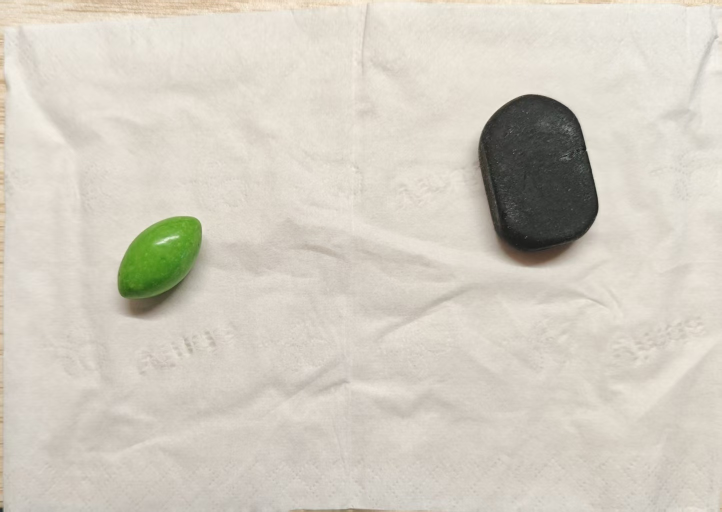
#> input picture data/raw/s01_landscape_1444x1024_977db1c8be.jpg, 1444 x 1024 px (shown at 1/2 size)
$ python -i core.py   (imports and definitions only)
#> lines starting #> are read from the running program, lines starting #| are printed output that depends on the picture; after the words box and inside, x2 and y2 are one past the last pixel; in counts of white or black regions, pixels touching at a corner belong together
#> further down, picture is the input picture: shape (1024, 1444, 3); mean B, G, R 193.6, 205.2, 210.8
"""Core algorithm: segmentation -> contours -> PCA -> parallel-jaw gripper.

Date: 2026-11-12

Coordinate convention (the classic trap, see Peter's tip):
    * NumPy arrays are indexed (row, col) == (y, x)
    * OpenCV drawing / contour functions use (x, y)
All points inside this module are kept in (x, y) order. The single place where
(row, col) is converted to (x, y) is `mask_to_xy`.
"""
from __future__ import annotations

from dataclasses import dataclass, field
from typing import List, Optional, Sequence, Tuple

import cv2
import numpy as np


# --------------------------------------------------------------------------- #
# Data structure
# --------------------------------------------------------------------------- #
@dataclass
class ObjectPose:
    """Pose of one object in the image (all in pixel units, (x, y) order)."""

    center: np.ndarray            # (2,) centroid
    long_axis: np.ndarray         # (2,) unit vector of 1st principal component
    short_axis: np.ndarray        # (2,) unit vector of 2nd principal component
    long_len: float               # extent of the object along the long axis
    short_len: float              # extent of the object along the short axis
    angle_deg: float              # long-axis angle, image coords, in (-90, 90]
    area: float                   # pixel count of the object
    mask: np.ndarray = field(repr=False, default=None)  # bool (H, W)
    # optional detector info (filled by the YOLO backend)
    label: Optional[str] = None                         # class name, e.g. "mouse"
    conf: Optional[float] = None                        # detection confidence 0-1
    box: Optional[Tuple[int, int, int, int]] = None     # (x1, y1, x2, y2)

    # [12 lines left out: function as_dict, not called in this run]


# --------------------------------------------------------------------------- #
# Step 1: segmentation (grayscale + colour thresholding)
# --------------------------------------------------------------------------- #
def segment_gray(img_bgr: np.ndarray, thresh: Optional[int] = None,
                 invert: Optional[bool] = None) -> np.ndarray:
    """Grayscale threshold. `thresh=None` -> Otsu.

    `invert=None` -> automatic: the object is assumed to be the *minority*
    class, so we flip the mask if more than half of the image is foreground.
    Returns a uint8 mask (0 / 255).
    """
    gray = cv2.cvtColor(img_bgr, cv2.COLOR_BGR2GRAY)
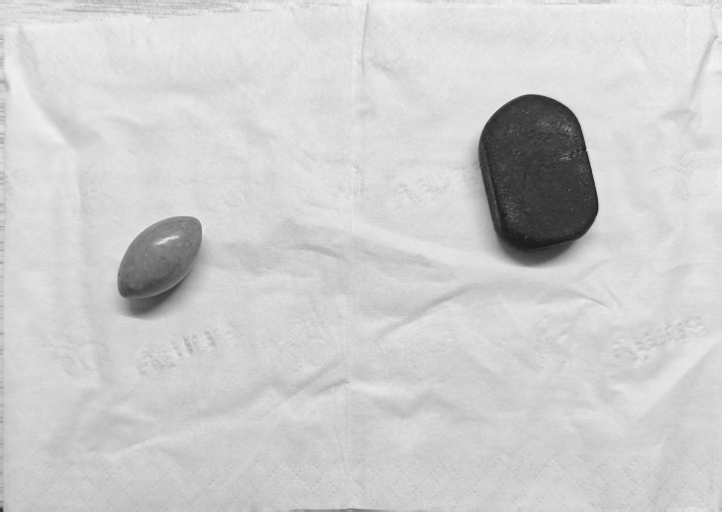
#> gray: shape (1024, 1444) (shown at 1/2 size); min 19, max 246, mean 205.4
    gray = cv2.GaussianBlur(gray, (5, 5), 0)
    if thresh is None:
        _, mask = cv2.threshold(gray, 0, 255, cv2.THRESH_BINARY + cv2.THRESH_OTSU)
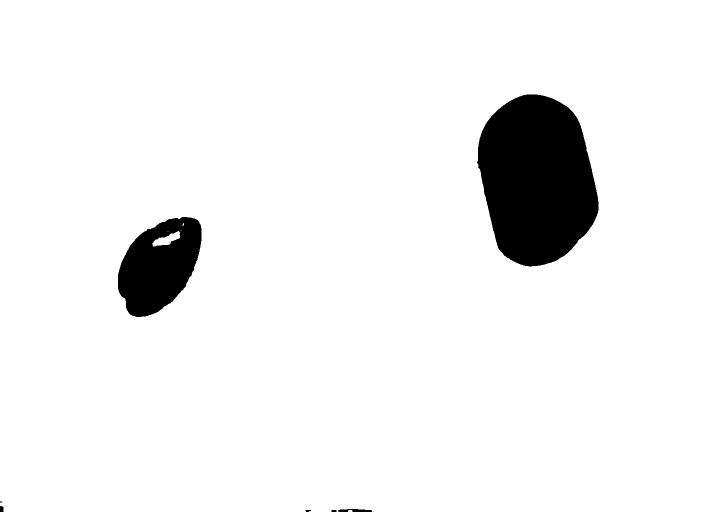
#> mask: shape (1024, 1444) (shown at 1/2 size); 94.2% white; 9 black regions (3 under 20 px), largest, box (x1, y1, x2, y2) and area: (954, 189, 1197, 533) 63442, (236, 434, 403, 634) 22421, (676, 1018, 744, 1024) 304, (0, 1012, 7, 1024) 79, (663, 1020, 673, 1024) 40, (611, 1020, 622, 1024) 35
    else:
        _, mask = cv2.threshold(gray, thresh, 255, cv2.THRESH_BINARY)
    if invert is None:
        invert = (mask > 0).mean() > 0.5
#> invert = True
    return cv2.bitwise_not(mask) if invert else mask
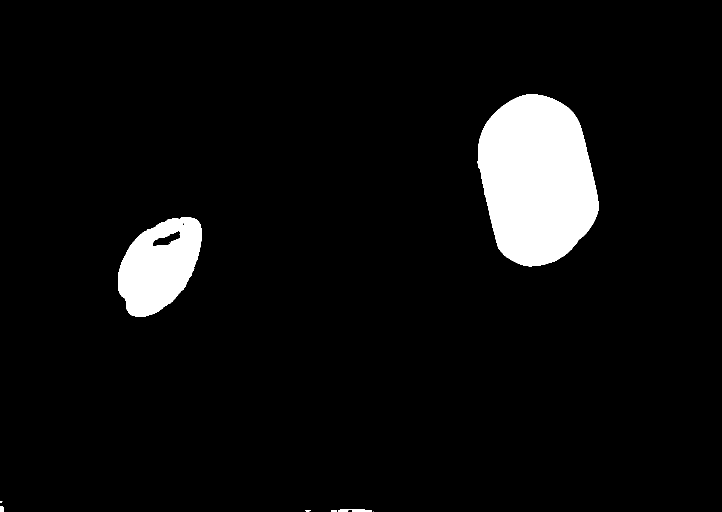
#> returned value: shape (1024, 1444) (shown at 1/2 size); 5.8% white; 9 white regions (3 under 20 px), largest, box (x1, y1, x2, y2) and area: (954, 189, 1197, 533) 63442, (236, 434, 403, 634) 22421, (676, 1018, 744, 1024) 304, (0, 1012, 7, 1024) 79, (663, 1020, 673, 1024) 40, (611, 1020, 622, 1024) 35


# [59 lines left out: functions segment_color, estimate_background, segment_background, not called in this run]


def fill_holes(mask: np.ndarray) -> np.ndarray:
    """Fill interior holes (e.g. the white logo / face on an object)."""
    cnts, _ = cv2.findContours(mask, cv2.RETR_EXTERNAL, cv2.CHAIN_APPROX_SIMPLE)
    out = np.zeros_like(mask)
    cv2.drawContours(out, cnts, -1, 255, thickness=cv2.FILLED)
    return out


def clean_mask(mask: np.ndarray, kernel_size: int = 5,
               close_size: Optional[int] = None) -> np.ndarray:
    """Morphological open (remove specks) then close (fill gaps / notches)."""
#> called with kernel_size = 5, close_size = 5
    close_size = close_size or kernel_size
    ko = cv2.getStructuringElement(cv2.MORPH_ELLIPSE, (kernel_size, kernel_size))
    kc = cv2.getStructuringElement(cv2.MORPH_ELLIPSE, (close_size, close_size))
    mask = cv2.morphologyEx(mask, cv2.MORPH_OPEN, ko)
#> mask: shape (1024, 1444); 5.8% white; 7 white regions, largest, box (x1, y1, x2, y2) and area: (955, 189, 1197, 533) 63437, (236, 434, 403, 634) 22408, (705, 1018, 744, 1024) 188
    return cv2.morphologyEx(mask, cv2.MORPH_CLOSE, kc)
#> returned value: shape (1024, 1444); 5.8% white; 6 white regions
#> in fill_holes, `cnts, _ = cv2.findContours(mask, cv2.RETR_EXTERNAL, cv2.CHAIN_APPROX_S..`: cnts = 6 contours, 1 with area under 20; largest, box (x1, y1, x2, y2) and area: (955, 189, 1197, 533) 63010, (236, 434, 403, 634) 22982, (705, 1018, 744, 1024) 146, (663, 1019, 696, 1024) 98, (0, 1012, 7, 1024) 62
#> in fill_holes, `cv2.drawContours(out, cnts, -1, 255, thickness=cv2.FILLED)`: out: shape (1024, 1444); 5.9% white; 6 white regions


# --------------------------------------------------------------------------- #
# Step 2: split into objects with cv2.findContours
# --------------------------------------------------------------------------- #
def split_objects(mask: np.ndarray, min_area: int = 500,
                  drop_border: bool = False, hull: bool = False) -> List[np.ndarray]:
    """Return one boolean mask per external contour with area >= min_area.

    drop_border=True discards blobs touching the image border (usually
    vignetting / table-edge artefacts rather than whole objects).
    hull=True replaces each blob by its convex hull (fills notches caused by
    highlights / logos on convex objects such as a mouse).
    """
#> called with min_area = 500, drop_border = False, hull = False
    contours, _ = cv2.findContours(mask, cv2.RETR_EXTERNAL, cv2.CHAIN_APPROX_SIMPLE)
#> contours has the same summary as cnts in fill_holes
    h, w = mask.shape[:2]
#> h = 1024; w = 1444
    out = []
    for c in contours:
        if cv2.contourArea(c) < min_area:
            continue
        if drop_border:
            x, y, bw, bh = cv2.boundingRect(c)
            if x <= 0 or y <= 0 or x + bw >= w or y + bh >= h:
                continue
        if hull:
            c = cv2.convexHull(c)
        single = np.zeros(mask.shape, np.uint8)
        cv2.drawContours(single, [c], -1, 255, thickness=cv2.FILLED)
        out.append(single > 0)
#> this loop made 6 passes
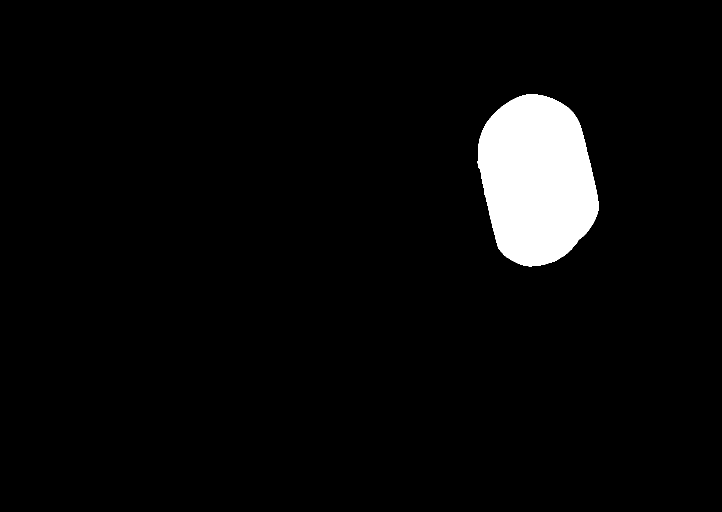
#> single: shape (1024, 1444) (shown at 1/2 size); 4.3% white; 1 white region, box (x1, y1, x2, y2) and area: (955, 189, 1197, 533) 63437
#> after the loop, out = 2 items
    # sort left-to-right so object ids are stable between runs
    out.sort(key=lambda m: np.nonzero(m)[1].mean())
    return out


# --------------------------------------------------------------------------- #
# Step 3: PCA
# --------------------------------------------------------------------------- #
def mask_to_xy(mask: np.ndarray) -> np.ndarray:
    """Boolean mask -> (N, 2) array of (x, y).

    np.nonzero returns (row, col) = (y, x); we swap here, once and for all.
    """
    rows, cols = np.nonzero(mask)
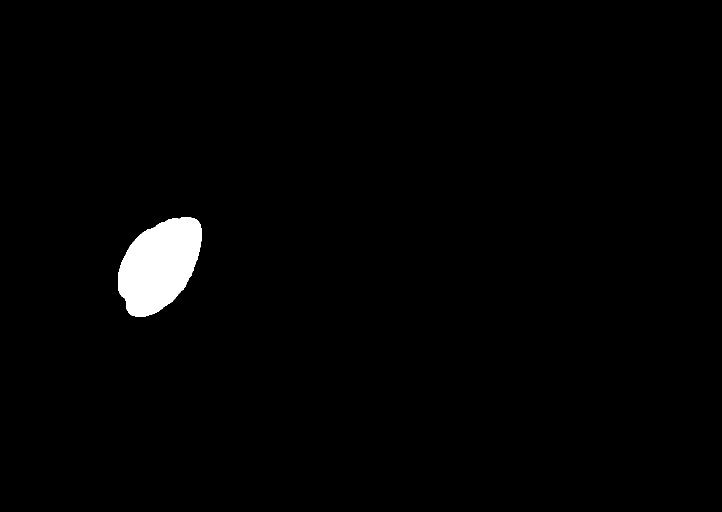
#> mask: shape (1024, 1444) bool (shown at 1/2 size); 1.6% white; 1 white region, box (x1, y1, x2, y2) and area: (236, 434, 403, 634) 23247
    return np.column_stack([cols, rows]).astype(np.float64)


def pca_pose(mask: np.ndarray) -> ObjectPose:
    """PCA on the object pixels -> centre, long / short axis and extents."""
    pts = mask_to_xy(mask)
#> pts = 23247 pairs, first value 236 to 402, second value 434 to 633
    if len(pts) < 3:
        raise ValueError("Not enough pixels for PCA")
    center = pts.mean(axis=0)
#> center = [318.2, 530.5]
    centered = pts - center
#> centered = 23247 pairs, first value -82.24 to 83.76, second value -96.52 to 102.5
    cov = np.cov(centered.T)
#> cov = [[1758.7, -931.3], [-931.3, 2466.7]]
    eigvals, eigvecs = np.linalg.eigh(cov)          # ascending order
#> eigvals = [1116.3, 3109]; eigvecs = [[-0.823, -0.568], [-0.568, 0.823]]
    order = np.argsort(eigvals)[::-1]               # big -> small
#> order = [1, 0]
    long_axis = eigvecs[:, order[0]]
#> long_axis = [-0.568, 0.823]
    short_axis = eigvecs[:, order[1]]
#> short_axis = [-0.823, -0.568]

    # make the direction deterministic: long axis points to the right
    if long_axis[0] < 0 or (long_axis[0] == 0 and long_axis[1] < 0):
        long_axis = -long_axis
#> long_axis = [0.568, -0.823]
    # short axis = long axis rotated by +90 deg (keeps the frame right-handed)
    short_axis = np.array([-long_axis[1], long_axis[0]])
#> short_axis = [0.823, 0.568]

    proj_l = centered @ long_axis
    proj_s = centered @ short_axis
    angle = np.degrees(np.arctan2(long_axis[1], long_axis[0]))
#> angle = -55.41
    if angle <= -90:
        angle += 180
    return ObjectPose(
        center=center, long_axis=long_axis, short_axis=short_axis,
        long_len=float(proj_l.max() - proj_l.min()),
        short_len=float(proj_s.max() - proj_s.min()),
        angle_deg=float(angle), area=float(len(pts)), mask=mask,
    )


def estimate_poses(img_bgr: np.ndarray, mode: str = "gray", min_area: int = 500,
                   thresh: Optional[int] = None, invert: Optional[bool] = None,
                   lower_hsv: Sequence[int] = (0, 80, 60),
                   upper_hsv: Sequence[int] = (179, 255, 255),
                   drop_border: bool = False, hull: bool = False,
                   ) -> Tuple[List[ObjectPose], np.ndarray]:
    """Full classical pipeline. Returns (poses, cleaned_mask)."""
    if mode == "gray":
        mask = segment_gray(img_bgr, thresh, invert)
    elif mode == "color":
        mask = segment_color(img_bgr, lower_hsv, upper_hsv)
    elif mode == "bg":
        mask = segment_background(img_bgr, thresh)
    else:
        raise ValueError(f"unknown mode {mode!r}")
    # 'bg' mode: bigger closing to bridge highlights / logos
    mask = fill_holes(clean_mask(mask, 5, 31 if mode == "bg" else 5))
    return [pca_pose(m) for m in split_objects(mask, min_area, drop_border, hull)], mask


# --------------------------------------------------------------------------- #
# Step 4: gripper geometry + drawing
# --------------------------------------------------------------------------- #
# [19 lines left out: function gripper_geometry, not called in this run]


def _pt(p) -> Tuple[int, int]:
    """(x, y) float -> int tuple for OpenCV."""
    return int(round(p[0])), int(round(p[1]))


# [18 lines left out: functions _label, _line, not called in this run]


# colours (BGR)
C_LONG, C_SHORT, C_GRIP, C_MASK = (255, 0, 255), (0, 0, 255), (0, 230, 255), (0, 200, 0)


# [48 lines left out: function draw_pose, not called in this run]

>>> import cv2
>>> picture = cv2.imread('../../../data/raw/s01_landscape_1444x1024_977db1c8be.jpg')
>>> result = estimate_poses(picture)
